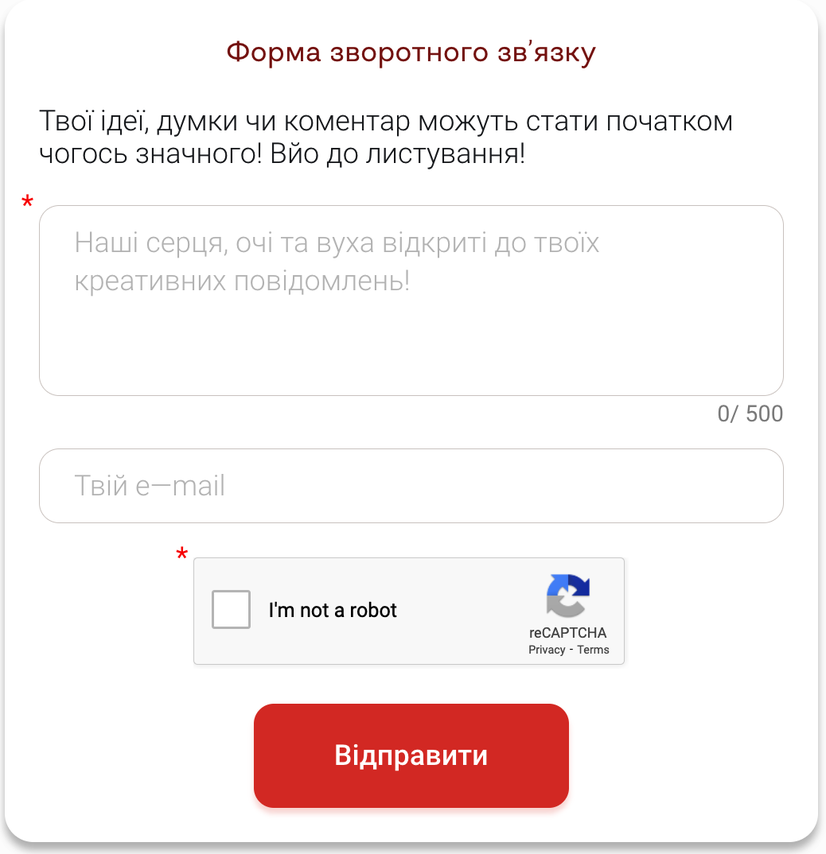
#> input picture dataset/images/4b.png, 826 x 854 px, shrunk from 1038 x 1074 before the run
$ python felzenszwalb-segmentation.py
#> lines starting #> are read from the running program, lines starting #| are printed output that depends on the picture; after the words box and inside, x2 and y2 are one past the last pixel; in counts of white or black regions, pixels touching at a corner belong together
import numpy as np
import matplotlib.pyplot as plt
from scipy.ndimage import label
from skimage import io, color, segmentation

plt.rcParams["figure.figsize"] = (12, 8)

# Load image from filesystem
image_path = '../dataset/images/4b.png'
image = io.imread(image_path)
#> image is the input picture: shape (854, 826, 4); mean R, G, B, A 247.9, 240, 239.9, 255

if image.shape[-1] == 4:
    image = image[:, :, :3]
#> image: shape (854, 826, 3)

# Convert to grayscale
image_gray = color.rgb2gray(image)
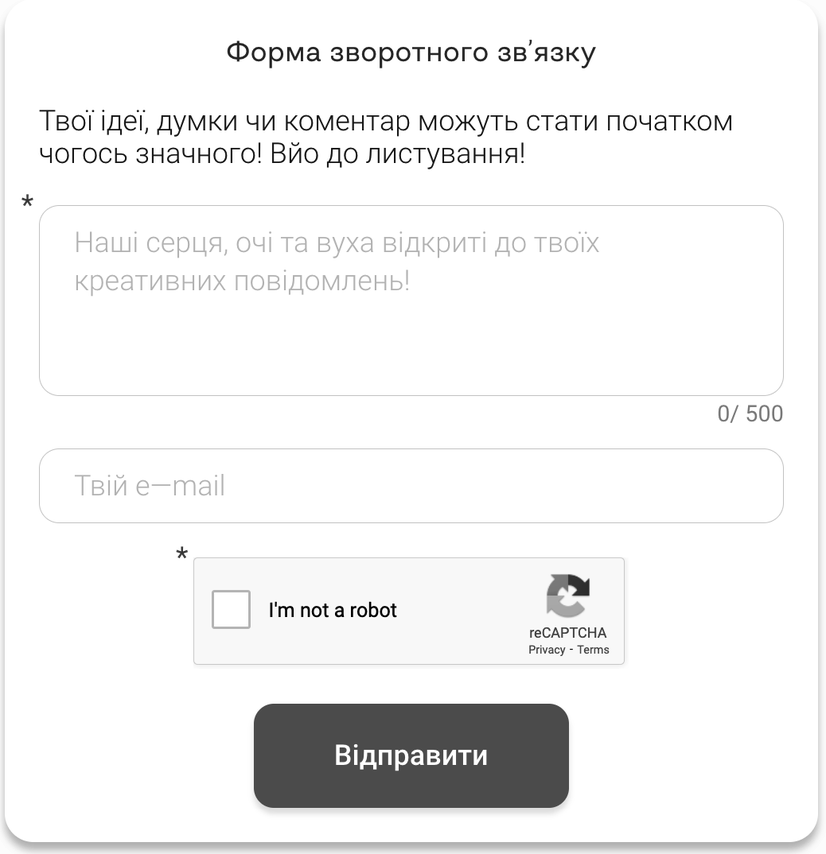
#> image_gray: shape (854, 826) float64; min 0, max 1, mean 0.948

# Apply Felzenszwalb segmentation
segments_felzenszwalb = segmentation.felzenszwalb(image, scale=100, sigma=0.5, min_size=50)
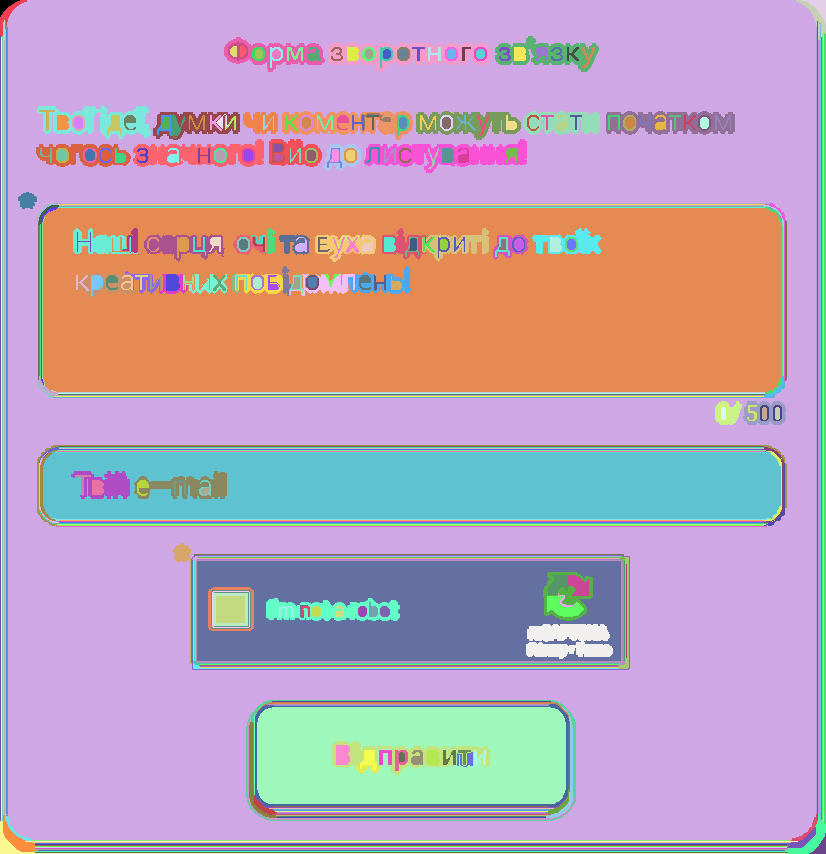
#> segments_felzenszwalb: shape (854, 826) int64; 387 distinct labels, from 0 to 386; one colour per label, 0 black

labeled_segments, num_groups = label(segments_felzenszwalb)
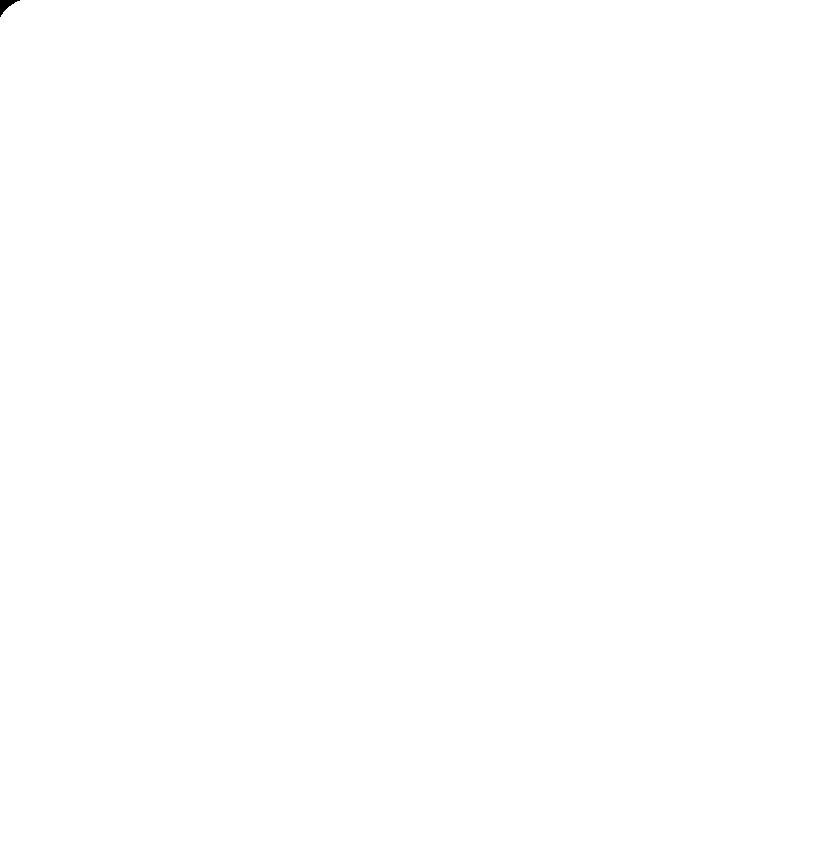
#> labeled_segments: shape (854, 826) int32; values 0 (black) and 1 (white), 100% white; 1 black region, box (x1, y1, x2, y2) and area: (0, 0, 20, 17) 138
#> num_groups = 1

# Plot the results
fig, (ax1, ax2, ax3) = plt.subplots(1, 3, figsize=(24, 8), sharex=True, sharey=True)

ax1.imshow(image)
ax1.set_title('Original Image')

ax2.imshow(segments_felzenszwalb, cmap='nipy_spectral')
ax2.set_title('Felzenszwalb Segmentation')

ax3.imshow(labeled_segments, cmap='nipy_spectral')
ax3.set_title(f'Labeled Segments (Total: {num_groups})')

plt.show()
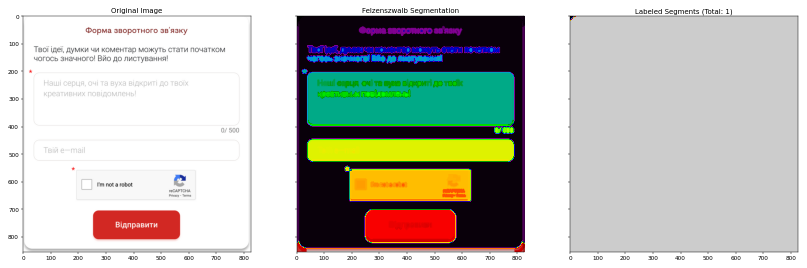
#> figure drawn by matplotlib, 3 panels

print("Number of groups found:", num_groups)
#| Number of groups found: 1

$ run again, with dataset/images/1b.png copied over dataset/images/4b.png
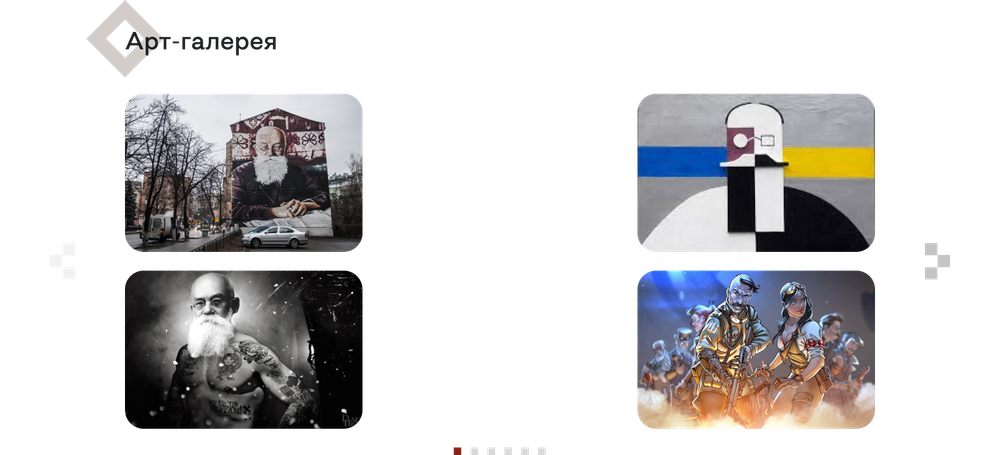
#> input picture dataset/images/1b.png, 1000 x 455 px, shrunk from 1600 x 728 before the run
#> image is the input picture: shape (455, 1000, 4); mean R, G, B, A 41.4, 40.2, 40.8, 85.9
#> image: shape (455, 1000, 3)
#> `segments_felzenszwalb = segmentation.felzenszwalb(image, scale=100, si..`:
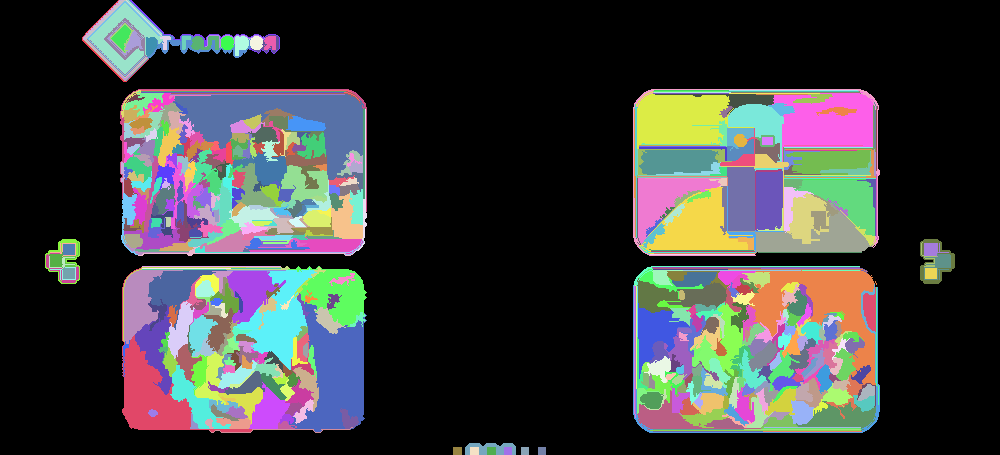
#> segments_felzenszwalb: shape (455, 1000) int64; 587 distinct labels, from 0 to 586; one colour per label, 0 black
#> `labeled_segments, num_groups = label(segments_felzenszwalb)`:
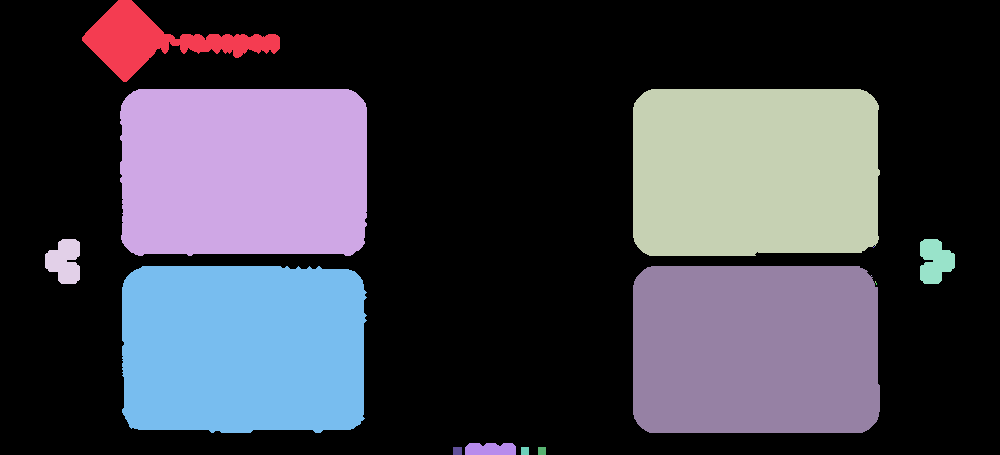
#> labeled_segments: shape (455, 1000) int32; 17 distinct labels, from 0 to 16; one colour per label, 0 black
#> num_groups = 16
#| Number of groups found: 16
